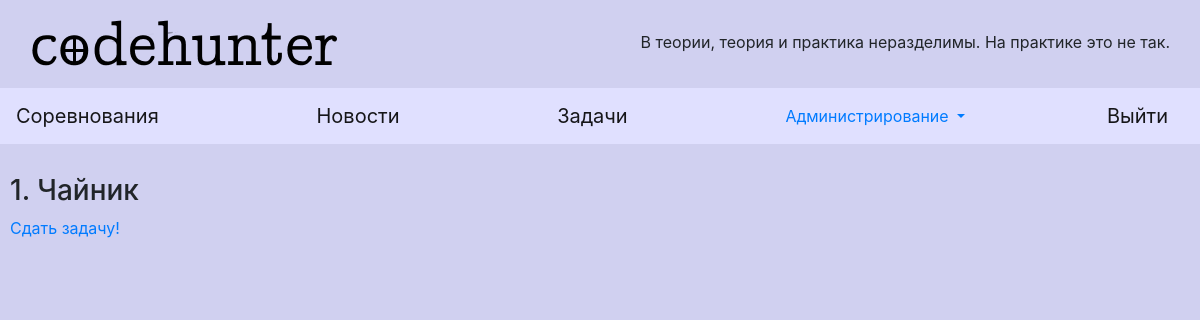
/problems (signed in), run on an earlier commit of the app's database.
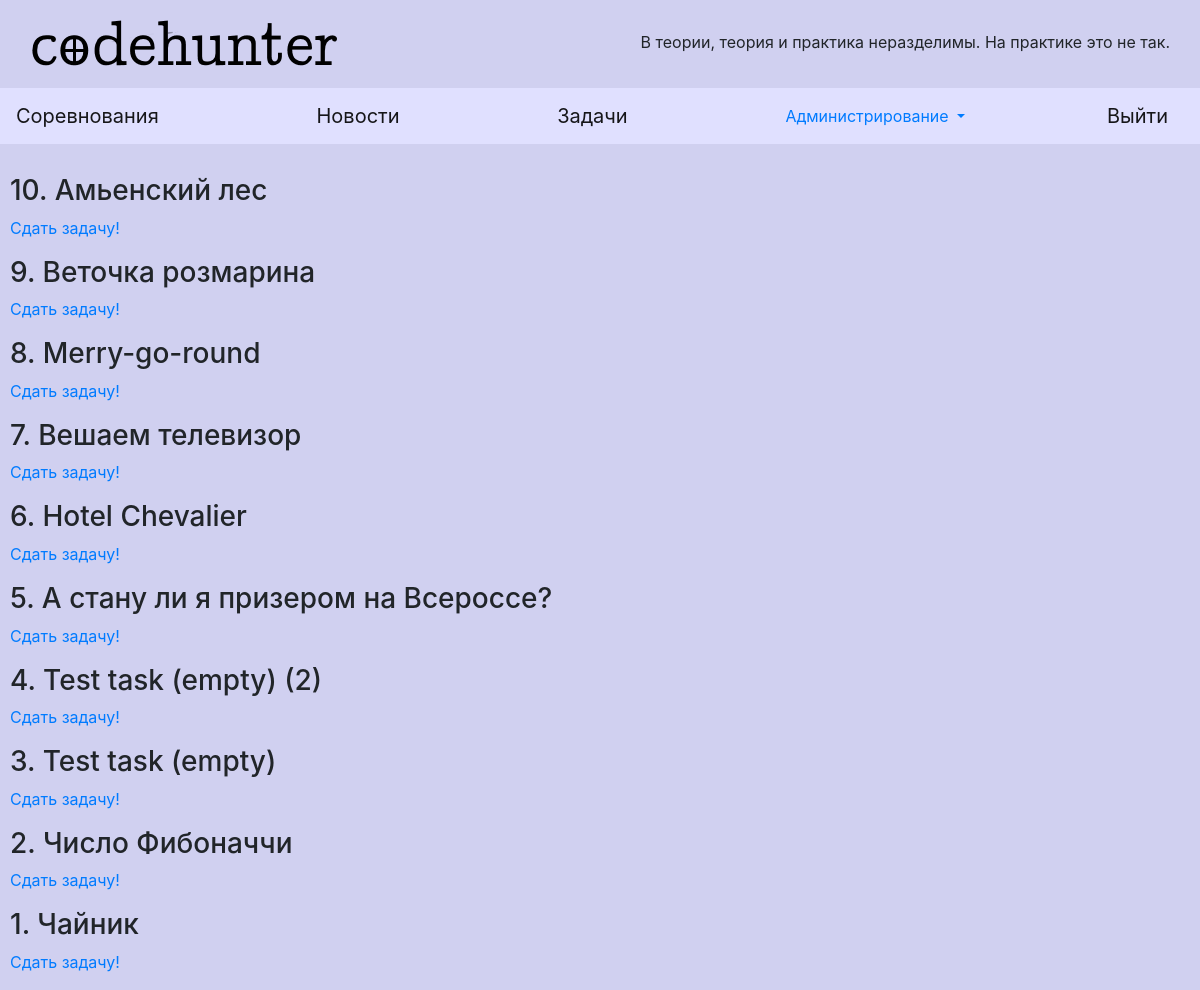
And on a later commit of the database.
### database.py (models this page shows)
class ProblemItself(db.Model):
    id = db.Column(db.Integer, primary_key=True)
    title = db.Column(db.String(100), unique=False, nullable=False)
    statement = db.Column(db.String(5000), unique=False, nullable=False)
    public = db.Column(db.Boolean, unique=False, nullable=False)

### flask_app.py (the view, shortened to what this page needs)
@app.route('/problems', methods=['GET'])
def get_problems():
    if not 'username' in session:
        return redirect('/login')
    elif session['admin']:
        problems = ProblemItself.query.all()
        return render_template('problems.html', problems=sorted(problems,
                                key=lambda item: item.id, reverse=True))
    return render_template('problems.html', problems=problems)

### templates/problems.html
{% extends "base.html" %}
{% block content %}
    {% for item in problems %}
    	<p>
        <h3>{{item.id}}. {{item.title}}</h3>
        <div class="panel panel-default">
  		<div class="panel-body"><a href="problems/{{item['id']}}">Сдать задачу!</a></div>
		</div>
    	</p>
    {% endfor %}
 {% endblock %}

What changed in the data, as far as the page shows it:
added ProblemItself: id "10", title "Амьенский лес"
added ProblemItself: id "9", title "Веточка розмарина"
added ProblemItself: id "8", title "Merry-go-round"
added ProblemItself: id "7", title "Вешаем телевизор"
added ProblemItself: id "6", title "Hotel Chevalier"
added ProblemItself: id "5", title "А стану ли я призером на Всероссе?"
added ProblemItself: id "4", title "Test task (empty) (2)"
added ProblemItself: id "3", title "Test task (empty)"
added ProblemItself: id "2", title "Число Фибоначчи"
